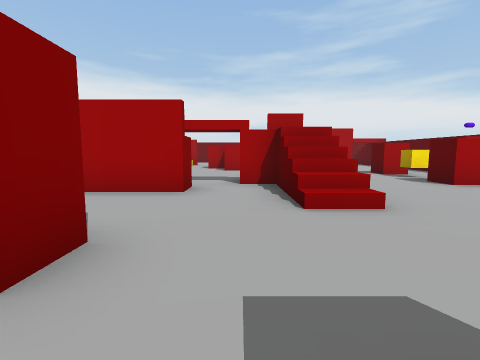
view 1 (above)

24 first-person views from a walk through a scene from a Unity 3-D project. The camera is 1.4 m above the floor, tilts 6° down and sees 85° across. The floor is counted in squares, 2 m on a side. Each view is taken from the middle of a square. On the plan, view 1 faces up. The plan holds only what a view shows up to about 9 squares ahead; the rest is blank. The place goes on beyond the plan. The player character is not drawn.

view 2
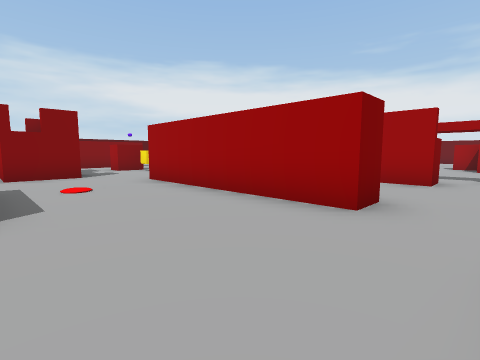

view 3
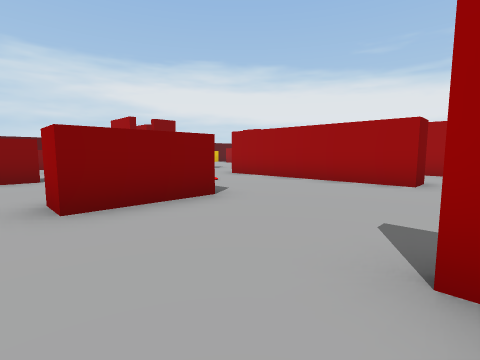

view 4
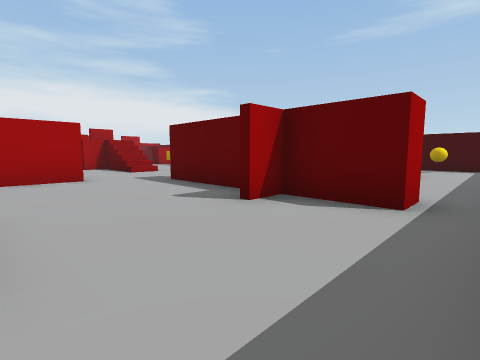

view 5
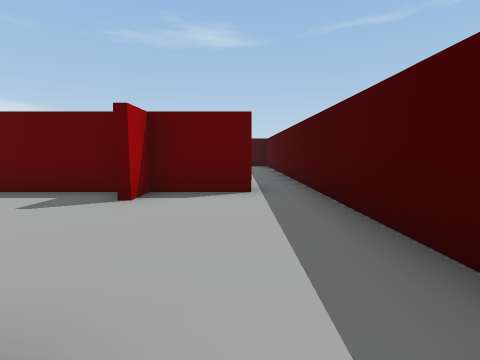

view 6
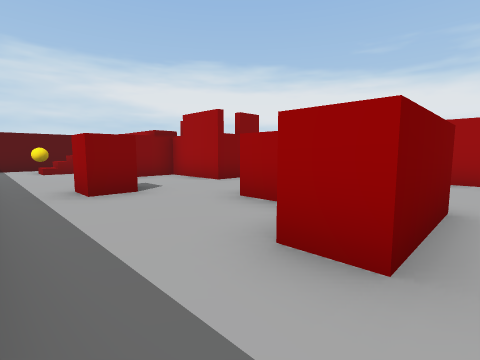

view 7
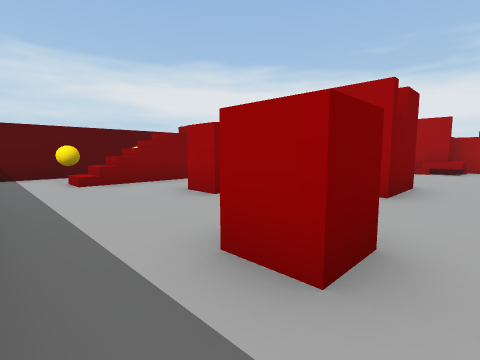

view 8
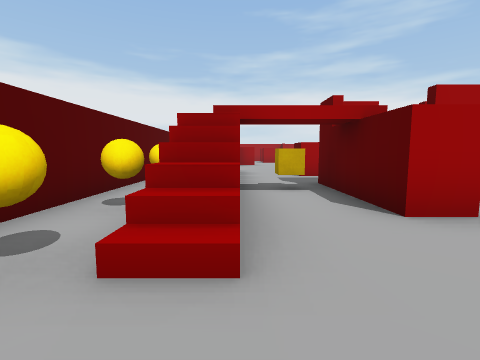

view 9
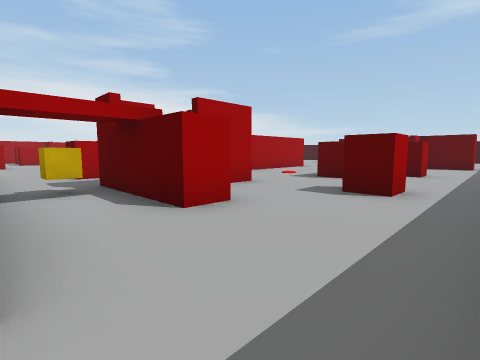

view 10
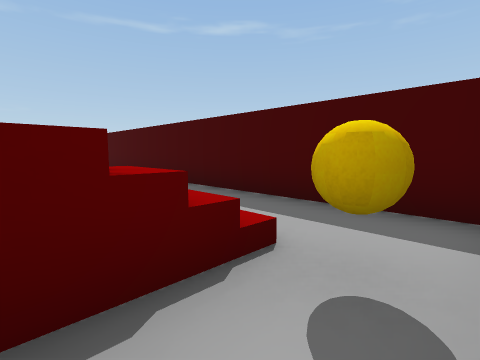

view 11
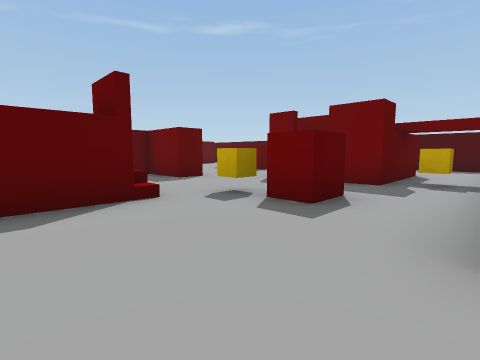

view 12
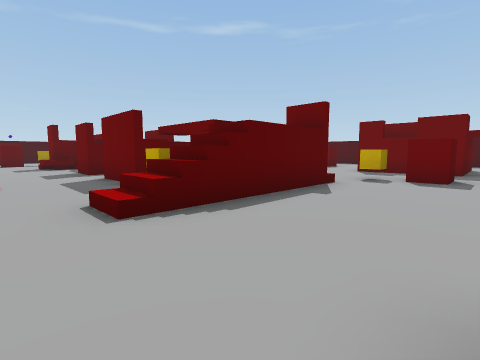

view 13
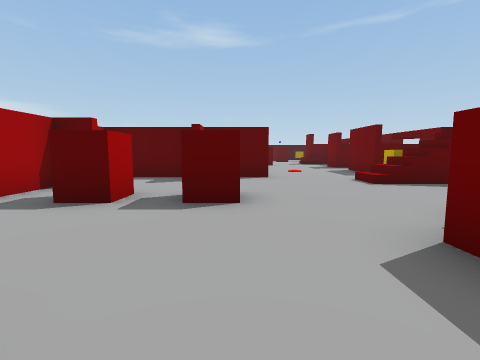

view 14
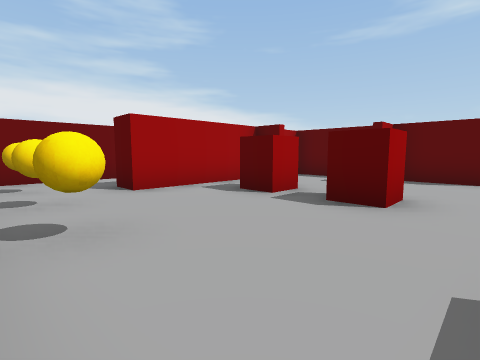

view 15
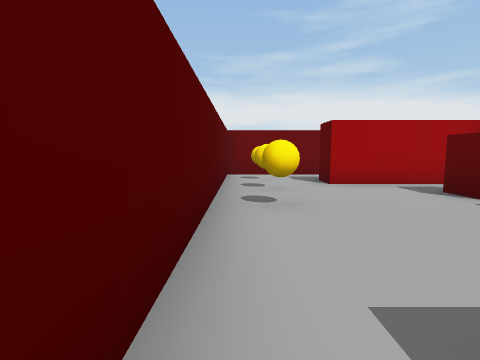

view 16
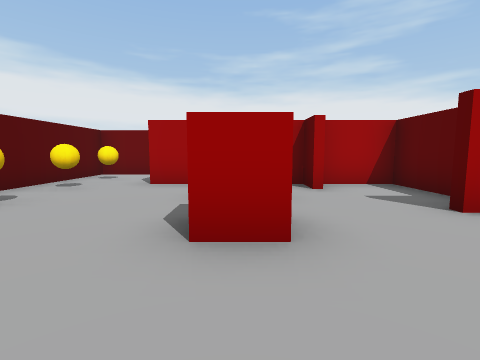

view 17
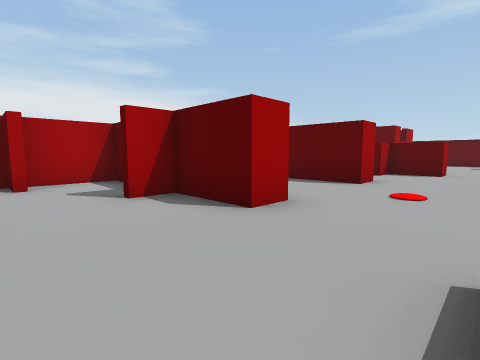

view 18
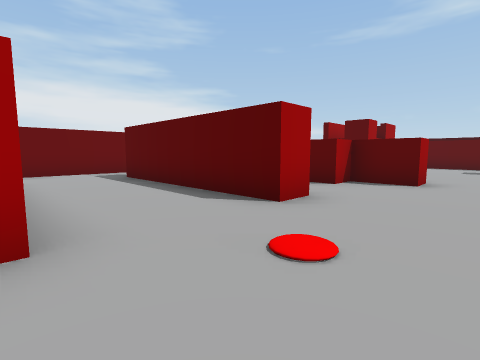

view 19
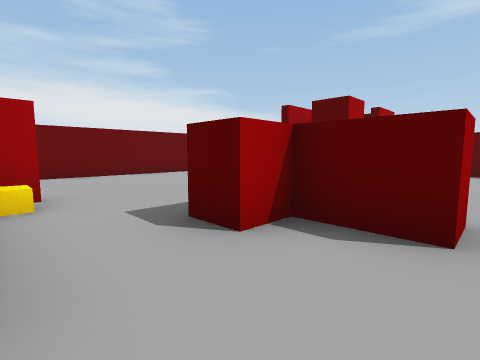

view 20
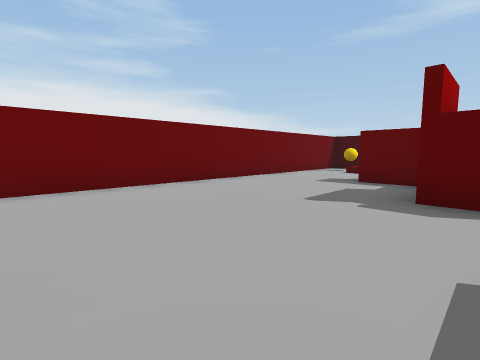

view 21
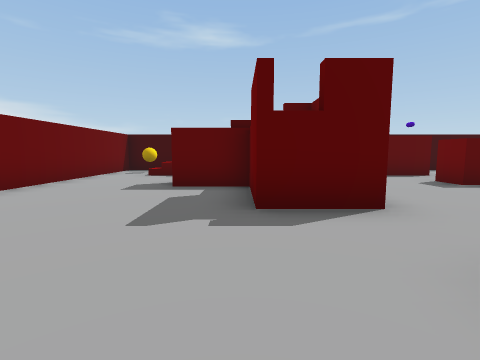

view 22
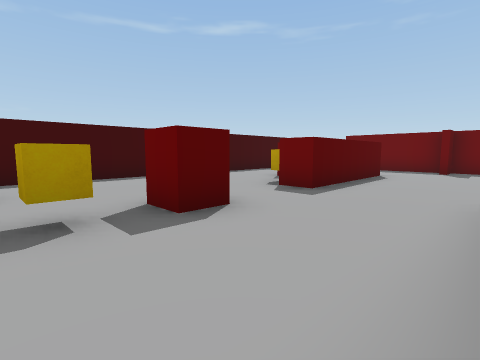

view 23
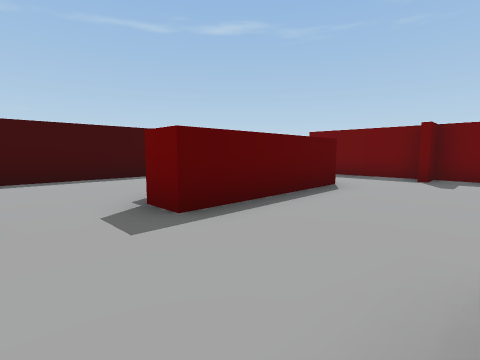

view 24
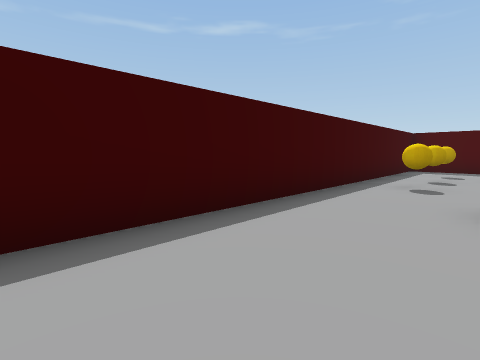

### Floor plan
Key: @ floor where view 1 was taken; # wall or solid block; . floor; / step, stairs or slope; = window, fence, low wall or low ledge; C cube; O other object.
Columns run from 16 left of view 1 to 10 right of it. Each row starts with its distance up from view 1.
 19 #####     ###############
 18 #...      ... ...........
 17 #.O.      ... ........./O
 16 #..#######..# ........./
 15 #.O..##..#..##.......#
 14 #....#...#..#C.......#
 13 #.O.....##..#......###
 12 #....#...#..#..##...
 11 #...............#.....
 10 #. #...................
  9     ...//............#./
  8     ...//C.......#/..C.//.#
  7     ...//.## ##.. /.......#
  6    ..../     ##.///..#....#
  5     ...##    ##..//.......#
  4     ...//.   ....//.......#
  3    /..C....   ...//..#C...#
  2    /.#....#####......#....#
  1 #  /.................# ...#
  0 #. /.###........@#...# ...#
 -1 #.O.C###.........#.... .O.#
 -2 #. /.#...........#.... ...#
 -3 #.O..#....###...##.#.. .O.#
 -4 #.O=....#...#....# ####.O.#
 -5 #................#........#
 -6 #.........................
 -7 ###########   ########  #

Positions as (right, up) in squares from view 1, and headings:
1: (0, 0), facing up
2: (0, -2), facing up-left
3: (0, -5), facing up-left
4: (-3, -6), facing up-right
5: (-4, -5), facing right
6: (-3, -6), facing up-left
7: (-7, -6), facing up-left
8: (-13, -6), facing up
9: (-13, -6), facing up-right
10: (-15, -3), facing down-right
11: (-13, 6), facing down-right
12: (-12, 10), facing down-right
13: (-15, 12), facing right
14: (-15, 11), facing up-right
15: (-15, 10), facing up
16: (-11, 10), facing up
17: (-10, 9), facing up-right
18: (-7, 9), facing up-right
19: (-3, 10), facing up-right
20: (-2, 13), facing up-right
21: (-1, 14), facing right
22: (2, 8), facing down-right
23: (2, 5), facing down-right
24: (7, 5), facing down-right
